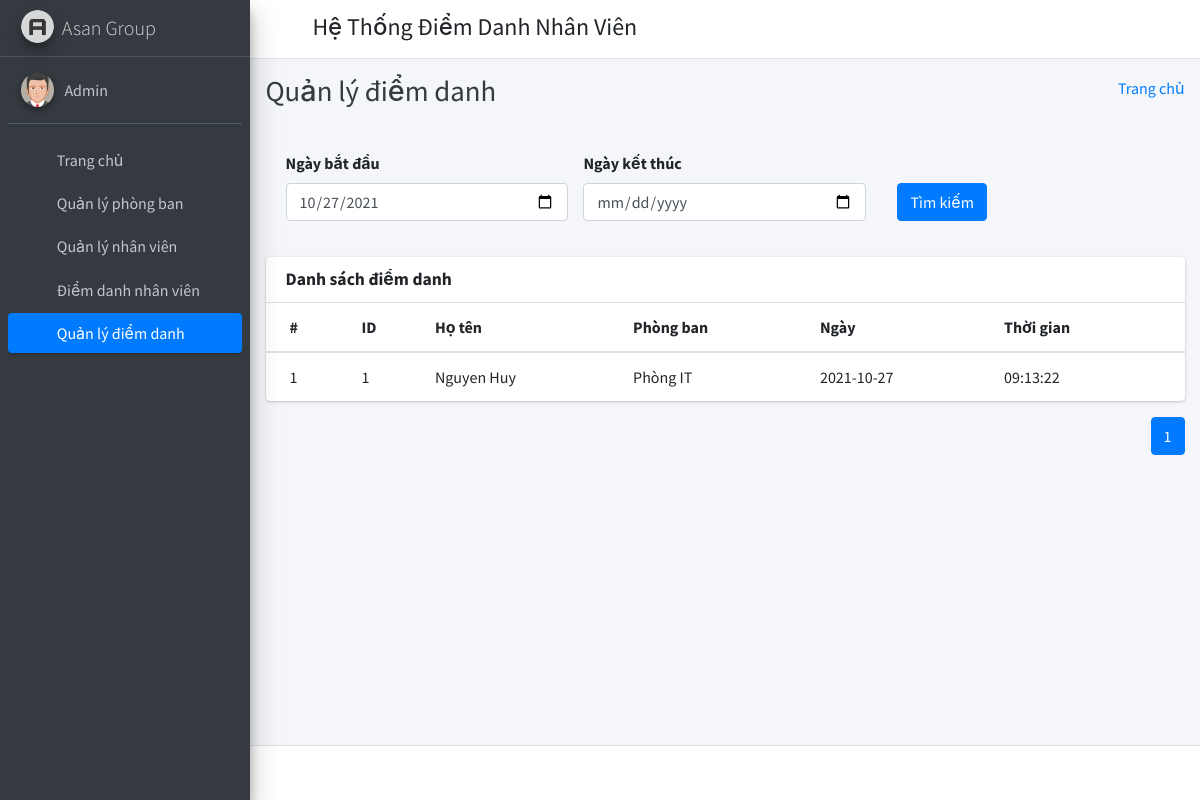
Page /manage_attendance/ (signed in) on the committed database.
### employee_management_app/models.py (models this page shows, shortened)
class CustomUser(AbstractUser):
    user_type_data = ((1, "HOD"), (2, "Employee"))
    user_type = models.CharField(
        default=1, choices=user_type_data, max_length=10)

class Attendance(models.Model):
    id = models.AutoField(primary_key=True)
    employee_id = models.ForeignKey(Employee, on_delete=models.CASCADE)
    name = models.CharField(max_length=255)
    attendance_date = models.DateField(auto_now_add=True)
    attendance_time = models.CharField(max_length=20)
    created_at = models.DateTimeField(auto_now_add=True)
    updated_at = models.DateTimeField(auto_now=True)
    objects = models.Manager()

class Employee(models.Model):
    id = models.AutoField(primary_key=True)
    admin = models.OneToOneField(CustomUser, on_delete=models.CASCADE)
    gender = models.CharField(max_length=50)
    profile_pic = models.ImageField(null=True, blank=True)
    address = models.TextField()
    name = models.CharField(max_length=255)
    department_id = models.ForeignKey(
        Departments, on_delete=models.DO_NOTHING, default=1
    )
    created_at = models.DateTimeField(auto_now_add=True)
    updated_at = models.DateTimeField(auto_now=True)
    objects = models.Manager()

class Departments(models.Model):
    id = models.AutoField(primary_key=True)
    department_name = models.CharField(max_length=255)
    created_at = models.DateTimeField(auto_now_add=True)
    updated_at = models.DateTimeField(auto_now=True)
    objects = models.Manager()

### employee_management_app/HodViews.py (the view)
# urls.py: path("manage_attendance/", HodViews.manage_attendance,
def manage_attendance(request):
    if request.method == "POST":
        start_date = request.POST.get('start_date')
        end_date = request.POST.get('end_date')
        if end_date < start_date:
            messages.error(request, "Ngày kết thúc phải lớn hơn ngày bắt đầu")
            return redirect('manage_attendance')
        else:
            start_date_parse = datetime.strptime(
                start_date, '%Y-%m-%d').date()
            end_date_parse = datetime.strptime(
                end_date, '%Y-%m-%d').date()
            attendance_report = Attendance.objects.filter(
                attendance_date__range=(start_date_parse, end_date_parse))
            context = {
                "data": attendance_report,
            }
            return render(request, "hod_template/manage_attendance_template.html", context)
    else:
        data = Attendance.objects.all()
        paginator = Paginator(data, per_page=8)
        page_number = request.GET.get('page', 1)
        page_obj = paginator.get_page(page_number)
        context = {
            "data": page_obj.object_list,
            "paginator": paginator,
            "page_number": int(page_number),
        }
        return render(request, "hod_template/manage_attendance_template.html", context)

### employee_management_app/LoginCheckMiddleWare.py (called while the page is built, shortened)
    def process_view(self, request, view_func, view_args, view_kwargs):
        modulename = view_func.__module__
        user = request.user
        if user.is_authenticated:
            if user.user_type == "1":
                if modulename == "employee_management_app.HodViews":
                    pass
                elif (
                    modulename == "employee_management_app.views"
                    or modulename == "django.views.static"
                ):
                    pass
                else:
                    return redirect("admin_home")
            else:
                return redirect("login")
        else:
            if request.path == reverse("login") or request.path == reverse("doLogin"):
                pass
            else:
                return redirect("login")

### employee_management_app/templates/hod_template/manage_attendance_template.html (shortened to what this page needs)
{% extends 'hod_template/base_template.html' %}
{% block page_title %}
Quản lý điểm danh
{% endblock page_title %}
{% block main_content %}
{% load static %}
<section class="content">
    <div class="container-fluid">
        <div class="row">
            <div class="col-md-12">
                <form method="POST">
                    <div class="card-body">
                        <div class="row">
                            <div class="col-lg-4">
                                <div class="form-group">
                                    <label>Ngày bắt đầu </label>
                                    <input type="date" id="startDate" class="form-control" value="2000-11-25" name="start_date" required />
                                </div>
                            </div>
                            <div class="col-lg-4">
                                <div class="form-group">
                                    <label>Ngày kết thúc </label>
                                    <input type="date" class="form-control" name="end_date" required />
                                </div>
                            </div>
                            <div class="col-lg-4">
                                <div class="form-group ml-3" style="margin-top: 32px;">
                                    <button type="submit" class="btn btn-primary" id="fetch_student">Tìm kiếm</button>
                                </div>
                            </div>
                        </div>
                    </div>
                </form>
            </div>
        </div>
        <div class="row">
            <div class="col-md-12">
                <div class="card">
                    <div class="card-header">
                        <h3 class="card-title"><b>Danh sách điểm danh</b></h3>
                    </div>
                    <div class="card-body table-responsive p-0">
                        <table class="table table-hover text-nowrap">
                            <thead>
                                <tr>
                                    <th>#</th>
                                    <th>ID</th>
                                    <th>Họ tên</th>
                                    <th>Phòng ban</th>
                                    <th>Ngày</th>
                                    <th>Thời gian</th>
                                </tr>
                            </thead>
                            <tbody>
                                {% for dt in data %}
                                <tr>
                                    <td>{{ forloop.counter }}</td>
                                    <td>{{ dt.employee_id.id }}</td>
                                    <td>{{ dt.name }}</td>
                                    <td>{{ dt.employee_id.department_id.department_name }}</td>
                                    <td>{{ dt.attendance_date | date:'Y-m-d' }}</td>
                                    <td>{{ dt.attendance_time }}</td>
                                </tr>
                                {% endfor %}
                            </tbody>
                        </table>
                    </div>
                </div>
            </div>
        </div>
        <div class="row">
            <div class="col-md-12">
                <ul class="pagination justify-content-end">
                    {% for i in paginator.page_range %}
                    <li class="page-item {% if i == page_number %} active {% endif %}">
                        <a href="?page={{i}}" class="page-link">{{i}}</a>
                    </li>
                    {% endfor %}
                </ul>
            </div>
        </div>
    </div>
</section>
{% endblock main_content %}

### employee_management_app/templates/hod_template/sidebar_template.html (shortened to what this page needs)
{% load static %}
<aside class="main-sidebar sidebar-dark-primary elevation-4">
    <a href="{% url 'admin_home' %}" class="brand-link">
        <img src="{% static 'dist/img/AdminLTELogo.png' %}" alt="AdminLTE Logo" class="brand-image img-circle elevation-3" style="opacity: .8">
        <span class="brand-text font-weight-light">Asan Group</span>
    </a>
    <div class="sidebar">
        <div class="user-panel mt-3 pb-3 mb-3 d-flex">
            <div class="image">
                <img src="{% static 'dist/img/user2-160x160.jpg' %}" class="img-circle elevation-2" alt="User Image">
            </div>
            <div class="info">
                <a href="{% url 'admin_profile' %}" class="d-block">{{ user.first_name }} {{ user.last_name }}</a>
            </div>
        </div>
        <nav class="mt-2">
            <ul class="nav nav-pills nav-sidebar flex-column" data-widget="treeview" role="menu" data-accordion="false">
                <li class="nav-item">
                    {% url 'admin_home' as admin_home %}
                    <a href="{{ admin_home }}" class="nav-link {% if request.path == admin_home %} active {% endif %}">
                        <i class="nav-icon fas fa-tachometer-alt"></i>
                        <p>
                            Trang chủ
                        </p>
                    </a>
                </li>
                <li class="nav-item">
                    {% url 'manage_department' as manage_department %}
                    {% url 'add_department' as add_department %}
                    {% url 'edit_department' department_id=id as edit_department %}
                    <a href="{{ manage_department }}" class="nav-link   ">
                        <i class="nav-icon fas fa-th"></i>
                        <p>
                            Quản lý phòng ban
                        </p>
                    </a>
                </li>
                <li class="nav-item">
                    {% url 'manage_employee' as manage_employee %}
                    {% url 'add_employee' as add_employee %}
                    {% url 'edit_employee' employee_id=id as edit_employee %}
                    <a href="{{ manage_employee }}" class="nav-link   ">
                        <i class="nav-icon fas fa-user"></i>
                        <p>
                            Quản lý nhân viên
                        </p>
                    </a>
                </li>
                <li class="nav-item">
                    {% url 'take_attendance' as take_attendance %}
                    <a href="{{ take_attendance }}" class="nav-link {% if request.path == take_attendance %} active {% endif %}">
                        <i class="nav-icon far fa-calendar-check"></i>
                        <p>
                            Điểm danh nhân viên
                        </p>
                    </a>
                </li>
                <li class="nav-item">
                    {% url 'manage_attendance' as manage_attendance %}
                    <a href="{{ manage_attendance }}" class="nav-link {% if request.path == manage_attendance %} active {% endif %}">
                        <i class="nav-icon far fa-calendar-alt"></i>
                        <p>
                            Quản lý điểm danh
                        </p>
                    </a>
                </li>
            </ul>
        </nav>
    </div>
</aside>

### rows in the picture
CustomUser: first_name "Admin"
Attendance: employee_id.id "1", name "Nguyen Huy", employee_id.department_id.department_name "Phòng IT", attendance_date "2021-10-27", attendance_time "09:13:22"

### other values in the picture
{{ i }} "1"
